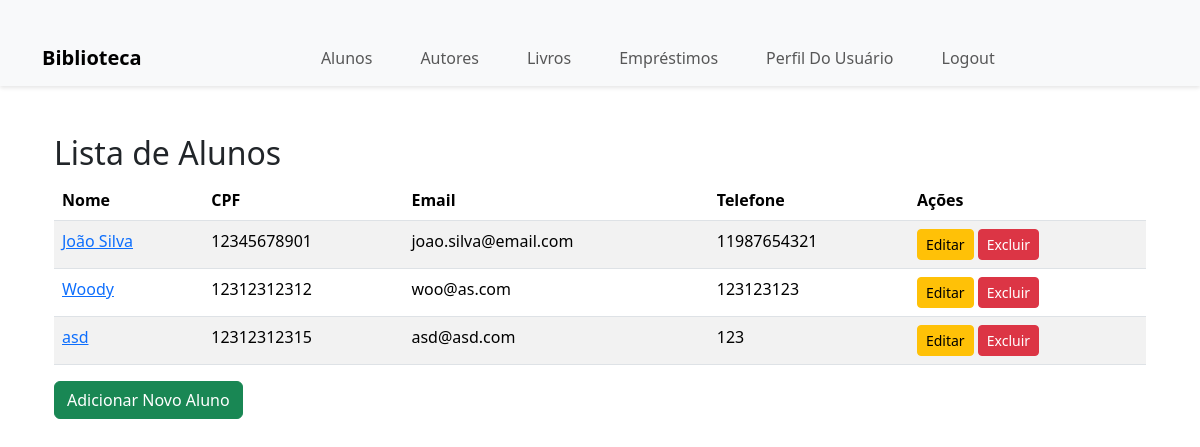
The app's page / (signed in) with its own data.
### biblioteca/models.py (models this page shows, shortened)
class Aluno(models.Model):
    nome = models.CharField(max_length=100)
    cpf = models.CharField(max_length=11)
    email = models.EmailField(max_length=254)
    telefone = models.CharField(max_length=11)

### biblioteca/views.py (the view)
# urls.py: path('', views.aluno_list, name='aluno_list'),
@login_required
def aluno_list(request):
    alunos = Aluno.objects.all()
    return render(request, 'aluno_list.html', {'alunos': alunos})

### biblioteca/templates/aluno_list.html
{% extends 'base.html' %}
{% block content %}
<div class="container mt-5">
    <h2>Lista de Alunos</h2>
    <table class="table table-striped">
        <thead>
            <tr>
                <th>Nome</th>
                <th>CPF</th>
                <th>Email</th>
                <th>Telefone</th>
                <th>Ações</th>
            </tr>
        </thead>
        <tbody>
            {% for aluno in alunos %}
            <tr>
                <td><a href="{% url 'aluno_detail' aluno.pk %}">{{ aluno.nome }}</td>
                <td>{{ aluno.cpf }}</td>
                <td>{{ aluno.email }}</td>
                <td>{{ aluno.telefone }}</td>
                <td>
                    <a href="{% url 'aluno_update' aluno.pk %}" class="btn btn-warning btn-sm">Editar</a>
                    <a href="{% url 'aluno_delete' aluno.pk %}" class="btn btn-danger btn-sm">Excluir</a>
                </td>
            </tr>
            {% endfor %}
        </tbody>
    </table>
    <a href="{% url 'aluno_create' %}" class="btn btn-success">Adicionar Novo Aluno</a>
</div>
{% endblock %}

### biblioteca/templates/base.html (style rules this page uses)
.container { margin-top: 30px; }

### records on screen
Aluno: nome "João Silva", cpf "12345678901", email "joao.silva@email.com", telefone "11987654321"
Aluno: nome "Woody", cpf "12312312312", email "woo@as.com", telefone "123123123"
Aluno: nome "asd", cpf "12312312315", email "asd@asd.com", telefone "123"
